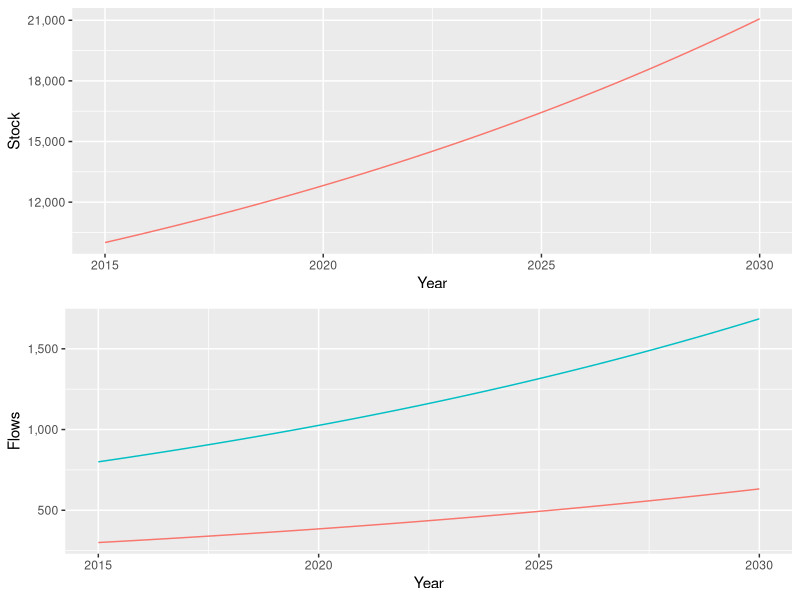

Source code (R):
# Um primeiro exemplo de https://github.com/JimDuggan/SDMR


# Carregando Bibliotecas Necessárias 
library(deSolve)
library(ggplot2)
require(gridExtra)
library(scales)
library(lhs)




##### Amostragem #####

##### Amostragem #####




##### Setup Dinâmica de Sistemas ####

# Definindo Tempos da Simulação
START<-2015; FINISH<-2030; STEP<-0.25

# Vetor de Tempos
simtime <- seq(START, FINISH, by=STEP)


# Criando Estoques 
stocks  <- c(sPopulacao=10000)
auxs    <- c(aTaxaNascimento=0.08, aTaxaMorte=0.03)


##### Modelo de Dinâmica de Sistemas ####

# Definindo o Modelo
model <- function(time, stocks, auxs){
  with(as.list(c(stocks, auxs)),{ 
    
    fNascimentos<-sPopulacao*aTaxaNascimento
    
    fMortes<-sPopulacao*aTaxaMorte
    
    dPopulacao_dt <- fNascimentos - fMortes
    
    return (list(c(dPopulacao_dt),
                 Nascimentos=fNascimentos, Mortes=fMortes,
                 TaxaNascimentos=aTaxaNascimento,TaxaMortes=aTaxaMorte))   
  })
}


# Rodando a Simulação (uma vez)
o<-data.frame(ode(y=stocks, times=simtime, func = model, 
                  parms=auxs, method="euler"))


# Rodando a Simulação em todo o Ensemble

# Provavelmente eu deveria usar o apply ou um map para rodar a função várias vezes.

# Visualizando os Resultados
p1<-ggplot()+
  geom_line(data=o,aes(time,o$sPopulacao,color="Populacao"))+
  scale_y_continuous(labels = comma)+
  ylab("Stock")+
  xlab("Year") +
  labs(color="")+
  theme(legend.position="none")


p2<-ggplot()+
  geom_line(data=o,aes(time,o$Mortes,color="Mortes"))+
  geom_line(data=o,aes(time,o$Nascimentos,color="Nascimentos"))+
  scale_y_continuous(labels = comma)+
  ylab("Flows")+
  xlab("Year") +
  labs(color="")+
  theme(legend.position="none")

p3<-grid.arrange(p1, p2,nrow=2, ncol=1)
